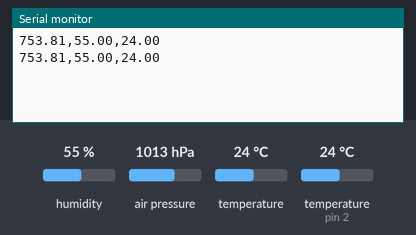
A sketch run on a simulated Arduino Uno, built with avr-gcc and run on an emulated ATmega328P. Parts: the last lines printed to the serial monitor. The inputs (shaded band) are chosen by the test bench; at power-on: humidity 55 %, air pressure 1013 hPa, temperature (sensor on pin 2) 24 °C, temperature 24 °C.

Above: at 2.8 s.
2.9 s: humidity set to 22 %
At 5.3 s:
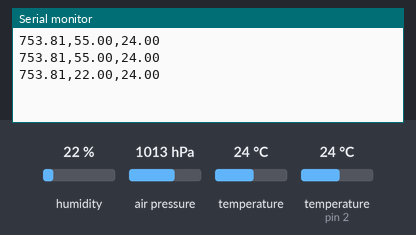
5.6 s: air pressure set to 952 hPa
At 7.1 s:
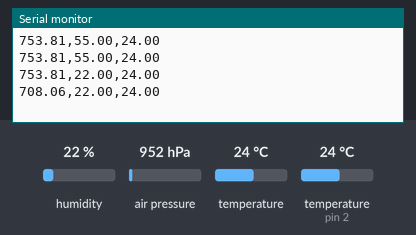
8.3 s: temperature (sensor on pin 2) set to 12 °C
At 8.3 s:
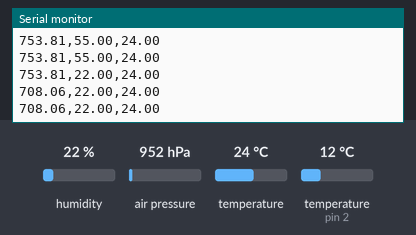
11.0 s: air pressure set to 975 hPa
At 13.4 s:
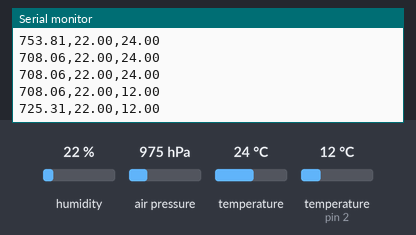
13.7 s: humidity set to 40 %
At 15.0 s:
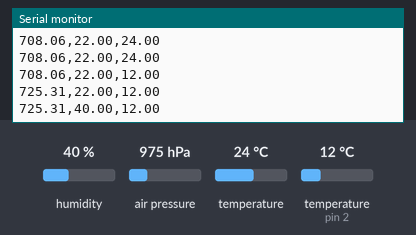
Timing chart, 0 to 16.7 s (numbered marks = the images above; inputs shaded):
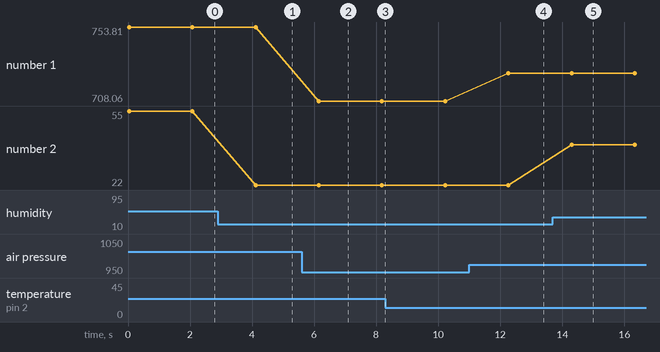

The sketch:

sketch_Arduino.ino
```cpp
//подключаем библиотеки
#include <Wire.h>        // используется для работы с шиной I2C
#include <SFE_BMP180.h>  // используется для работы с датчиком давления BMP180
#include <DHT.h>         // используется для работы с датчиком температуры и влажности DHT22

// определем константы
#define DHTPIN 2       // используем пин 2 для работы с датчиком DHT22
#define DHTTYPE DHT22  // устанавливаем тип используемого датчика

// создаем объекты dht и bmp для взаимодействия с датчиками
DHT dht(DHTPIN, DHTTYPE);
SFE_BMP180 bmp;

// инициализируем и настраиваем устройства
void setup() {
  Serial.begin(9600);  // инициализация последовательной связи с компьютером через порт URAT на скорости 9600 бод
  bmp.begin();         // инициализация датчика BMP180

  /* если инициализация прошла успешно - ничего не выводим,
  иначе выводим "BMP180 init failed" и программа останавливается на бесконечном цикле*/
  if (bmp.begin()) {}
  else {
    Serial.println("BMP180 init failed");
    while (1) {}
  }
  dht.begin(); // инициализация датчика DHT22
}

void loop() {
  // объявляем переменные
  char status;
  double T, P, PmmHg;

  status = bmp.startTemperature(); // запуск измерения температуры

  /* если переменная status не равна нулю, то происходит задержка на указанное значение
  и затем вызов функции bmp.getTemperature(T), которая получает значение измереннной температуры и записывает его в переменную T.
  Далее, вызывается функция bmp.startPressure(3).
  Процесс повторяется и для этой функции */
  if (status != 0) {
    delay(status);
    status = bmp.getTemperature(T);
    if (status != 0) {
      status = bmp.startPressure(3);
      if (status != 0) {
        delay(status);
        status = bmp.getPressure(P, T);
        PmmHg = P * 0.750062 - 6; // переводим давление из гПа в МмРтСт и корректируем его значение
      } else {
        Serial.println("Error starting pressure measurement");
      }
    } else {
      Serial.println("Error reading temperature value");
    }
  } else {
    Serial.println("Error starting temperature measurement");
  }

  // запись измерения влажности и температуры с датчика DHT22
  float humidity = dht.readHumidity();
  float temperature = dht.readTemperature();

  /* если в указанном участке кода происходит проверка на наличие NaN (Not-a-Number) значений в переменных humidity и temperature,
  и если хотя бы одна из переменных содержит NaN,
  то выводится сообщение "Error reading DHT sensor!".
  В случае, если обе переменные humidity и temperature содержат валидные числовые значения, то создается строка dataString,
  в которой содержится значение PmmHg, humidity и temperature, разделенные запятой */
  if (isnan(humidity) || isnan(temperature)) {
    Serial.println("Error reading DHT sensor!");
  } else {
    String dataString = String(PmmHg) + ',' + String(humidity) + ',' + String(temperature);
    Serial.println(dataString); // выводим в последовательный порт
    delay(2000); // ожидаем 2 секунды
  }
}
```

Measured:
- after the input at 2.9 s, the serial monitor: prints a new line after 1.2 s (image 1)
- after the input at 5.6 s, the serial monitor: prints a new line after 0.55 s (image 2)
- after the input at 11.0 s, the serial monitor: prints a new line after 1.3 s (image 4)
- after the input at 13.7 s, the serial monitor: prints a new line after 0.60 s (image 5)
- plotted number 1: 753.81 → 708.06 after the input at 5.6 s, 708.06 → 725.31 after the input at 11.0 s
- plotted number 2: 55 → 22 after the input at 2.9 s, 22 → 40 after the input at 13.7 s
